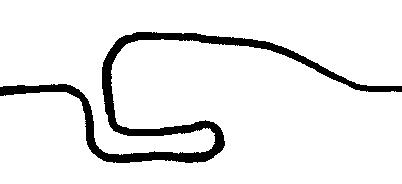
#> input picture sunglass-holder/hook-design.png, 402 x 184 px
$ jupyter execute generate-points-from-sketch.ipynb   (shell and % lines are left out)
#> lines starting #> are read from the running program, lines starting #| are printed output that depends on the picture; after the words box and inside, x2 and y2 are one past the last pixel; in counts of white or black regions, pixels touching at a corner belong together
#> in skeletonize_image, `img_gray = Image.open(image_path).convert('L')`: img_gray: PIL image 402x184 L; 91.9% white; 1 black region, box (x1, y1, x2, y2) and area: (0, 32, 402, 163) 6025
#> in skeletonize_image, `img_skeleton = skeletonize(img_array_gray < line_threshold_value)`:
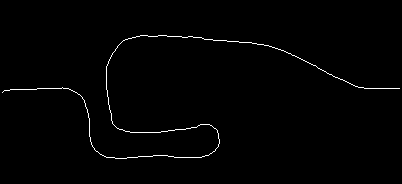
#> img_skeleton: shape (184, 402) bool; 1% white in thin lines or dots, all inside (x1, y1, x2, y2) = (2, 35, 400, 159)
[cell 1]

from PIL import Image
import matplotlib.pyplot as plt
from skimage.morphology import skeletonize
from scipy.interpolate import interp1d, UnivariateSpline
import numpy as np
import json

[cell 2]
def sketch_to_points(img, threshold=128, gap=10, start_point=None, point_count=100):
    """
    Converts a sketch image (PIL Image or NumPy array) to a list of points.
    If img is a boolean NumPy array (skeletonized), 'threshold' is ignored.

    Args:
        img (PIL.Image or np.ndarray): Input image.
        threshold (int): Grayscale value for binarization if img is not boolean.
                         Ignored if img is a boolean array.
        gap (int): The minimum distance between selected points.
            Must be 1 or greater.

    Returns:
        list: A list of (x, y) tuples representing the points.
    """
#> called with threshold = 100, gap = 10, start_point = (10, 90), point_count = 80
    if not isinstance(gap, (int, float)) or gap <= 0:
        raise ValueError("Gap must be a positive number.")

    is_numpy_array = isinstance(img, np.ndarray)
#> is_numpy_array = True

    if is_numpy_array:
        height, width = img.shape
#> height = 184; width = 402
    else:
        width, height = img.size

    points = []

    for y_coord in range(0, height):
        for x_coord in range(0, width):
            if is_numpy_array:
                pixel_value = img[y_coord, x_coord]
                is_line_pixel = pixel_value
            else:
                pixel_value = img.getpixel((x_coord, y_coord))
                is_line_pixel = pixel_value < threshold

            if is_line_pixel:
                closest_neighbor_dist = float('inf')
                if not points:
                    points.append((x_coord, y_coord))
                    continue

                for point_x, point_y in points:
                    dist = ((point_x - x_coord) ** 2 + (point_y - y_coord) ** 2) ** 0.5
                    if dist < closest_neighbor_dist:
                        closest_neighbor_dist = dist

                if closest_neighbor_dist > gap:
                    points.append((x_coord, y_coord))
#> after the loop, points = 67 pairs, first value 10 to 391, second value 35 to 157

    # Order points in nearest neighbor fashion
    if start_point:
        closest_points = sorted(points, key=lambda p: ((p[0] - start_point[0]) ** 2 + (p[1] - start_point[1]) ** 2))
#> closest_points has the same summary as points
        p = closest_points[0]
#> p = (10, 89)
    else:
        p = points[0]
    new_points = [p]
#> new_points = [(10, 89)]
    seen = set((p,))
#> seen = 1 item
    while len(new_points) < len(points):
        closest_neighbor_dist = float('inf')
        closest_neighbor = None
        for q in points:
            if p == q or q in seen:
                continue
            sq_dist = (p[0] - q[0]) ** 2 + (p[1] - q[1]) ** 2
            if sq_dist < closest_neighbor_dist:
                closest_neighbor_dist = sq_dist
                closest_neighbor = q
        new_points.append(closest_neighbor)
        seen.add(closest_neighbor)
        p = closest_neighbor
#> this loop made 66 passes
#> p on passes 1 to 12: (21, 89), (37, 88), (48, 88), (62, 87), (72, 90), (81, 96), (85, 106), (88, 116), (89, 126), (90, 137), (93, 147), (101, 154)
#> after the loop, new_points has the same summary as points; seen = 67 items

    points = np.array(new_points[::2])
#> points = 34 pairs, first value 10 to 391, second value 35 to 157

    # Smooth the points using spline interpolation
    distance = np.cumsum(np.sqrt(np.sum(np.diff(points, axis=0)**2, axis=1)))
#> distance = 33 values from 27.02 to 744.9
    distance = np.insert(distance, 0, 0) / distance[-1]
#> distance = 34 values from 0 to 1
    alpha = np.linspace(0, 1, point_count)
    splines = [UnivariateSpline(distance, coords, k=3, s=.2) for coords in points.T]
#> splines = 2 items
    points = np.vstack([s(alpha) for s in splines]).T
#> points = 80 pairs, first value 10 to 391, second value 34.63 to 157.8
    points = points.tolist()

    # Normalize points to a 0-1 range
    min_x, min_y, max_x, max_y = (
        min(x for x, _ in points), min(y for _, y in points),
        max(x for x, _ in points), max(y for _, y in points)
    )
#> min_x = 10; min_y = 34.63; max_x = 391; max_y = 157.8
    radix = 10_000
    width = max_x - min_x
#> width = 381
    height = max_y - min_y
#> height = 123.2
    scale = 1 / max(width, height)
#> scale = 0.00262
    normalized_points = [
        (int((x - min_x) * scale * radix) / radix, int((y - min_y) * scale * radix) / radix)
        for x, y in points
    ]
#> normalized_points = 80 pairs, first value 0 to 1, second value 0 to 0.323

    return points, normalized_points


def skeletonize_image(image_path, line_threshold_value):
    """
    Skeletonizes the image to extract lines. Lines are assumed to be darker than background.

    Args:
        image_path (str): Path to the PNG image file.
        line_threshold_value (int): Grayscale value below which a pixel is considered part of a line.

    Returns:
        np.ndarray: Boolean skeletonized image.
    """
    img_gray = Image.open(image_path).convert('L') # Convert to grayscale
    img_array_gray = np.array(img_gray)

    img_skeleton = skeletonize(img_array_gray < line_threshold_value)
    return img_skeleton


image_file_path = "hook-design.png"
darkness_level_threshold = 100
point_spacing_gap = 10
start_point = (10, 90)
point_count = 80

image = skeletonize_image(image_file_path, darkness_level_threshold)
extracted_points, normalized_points = sketch_to_points(
    image,
    darkness_level_threshold,
    point_spacing_gap,
    start_point,
    point_count=point_count
)
#> extracted_points has the same summary as points in sketch_to_points

if extracted_points:
    print(f"\nSuccessfully extracted {len(extracted_points)} points from '{image_file_path}'.")
#| Successfully extracted 80 points from 'hook-design.png'.

    plt.figure(figsize=(10, 8))
    plt.imshow(image, cmap='gray')

    x_coordinates, y_coordinates = zip(*extracted_points)
#> x_coordinates = 80 values, max 391 at index 79, min 10 at index 0, mean 176; y_coordinates = 80 values, max 157.8 at index 23, min 34.63 at index 52, mean 95.36
    plt.scatter(x_coordinates, y_coordinates, color='red', s=15, label=f'{len(extracted_points)} extracted points')

    for i in range(len(extracted_points) - 1):
        ep1 = extracted_points[i]
        ep2 = extracted_points[i + 1]
        plt.plot([ep1[0], ep2[0]], [ep1[1], ep2[1]], color='lime', linewidth=2)
        plt.annotate(str(i), (ep1[0], ep1[1]), color='white', fontsize=8, ha='center', va='bottom')
#> this loop made 79 passes
#> (ep1, ep2) on passes 1 to 12: ([10, 89], [19.5, 89.75]), ([19.5, 89.75], [28.89, 89.1]), ([28.89, 89.1], [38.25, 87.82]), ([38.25, 87.82], [47.62, 86.69]), ([47.62, 86.69], [57.07, 86.48]), ([57.07, 86.48], [66.64, 87.94]), ([66.64, 87.94], [75.58, 91.63]), ([75.58, 91.63], [82.4, 97.86]), ([82.4, 97.86], [86.31, 106.4]), ([86.31, 106.4], [88.01, 116]), ([88.01, 116], [88.51, 125.5]), ([88.51, 125.5], [89.5, 134.9])

    if start_point:
        plt.scatter([start_point[0]], [start_point[1]], color='lime', s=80, label=f'Start Point {start_point}')

    plt.title(f"Sketch with Extracted Points\n(Threshold: {darkness_level_threshold}, Gap: {point_spacing_gap})")
    plt.xlabel("X coordinate")
    plt.ylabel("Y coordinate")
    plt.legend()
    plt.grid(True, linestyle='--', alpha=0.5)
    plt.show()
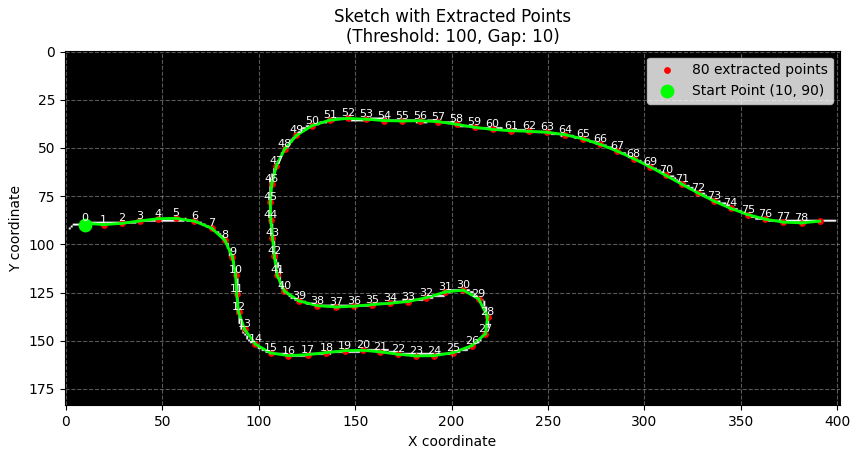
#> figure drawn by matplotlib, 1 panel

    with open("extracted_points.json", "w") as f:
        json.dump(normalized_points, f, indent=2)
